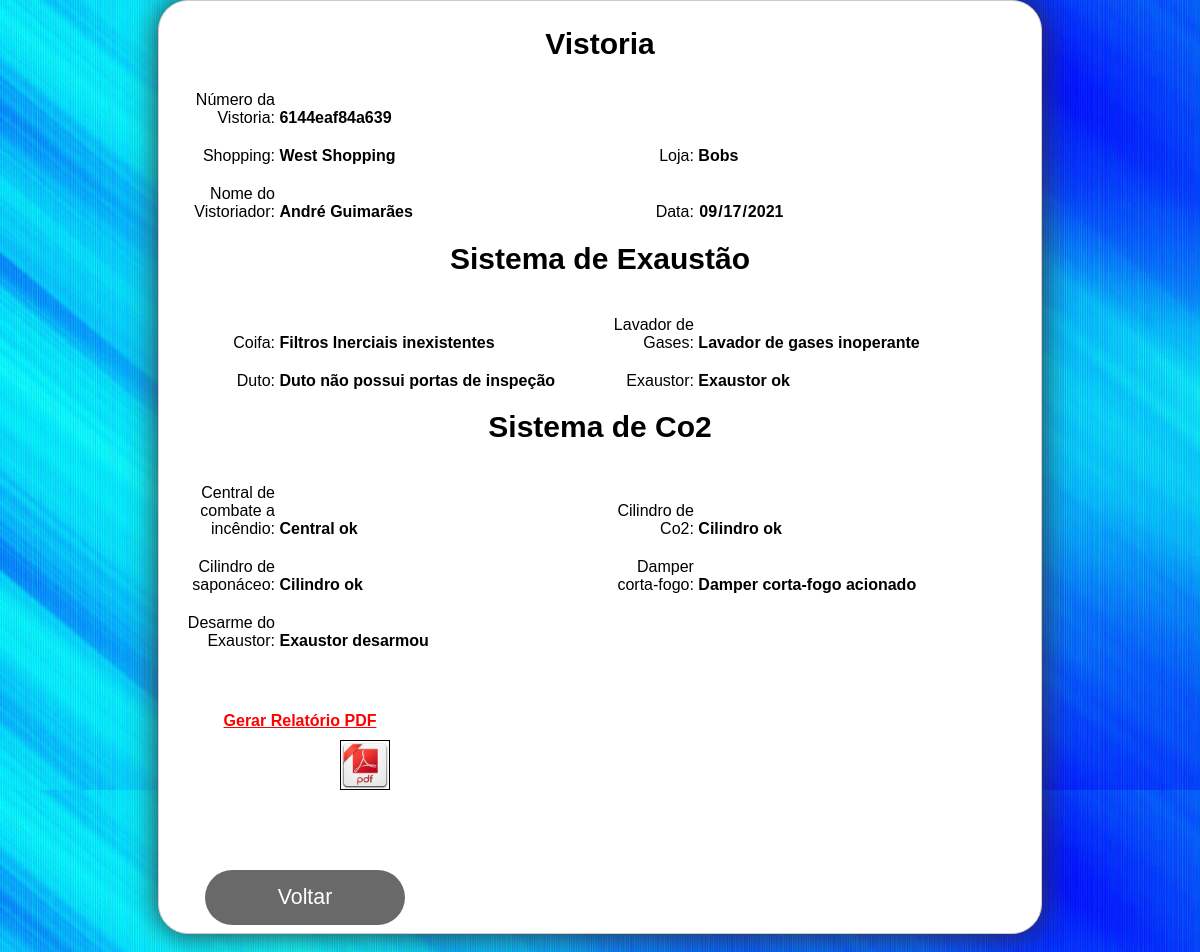
/vistoria/relatorioIndividual.php?idEquipamentos=115 (signed in), run on the app's committed database.
### tables this page shows
CREATE TABLE `equipamentos` (
  `idEquipamentos` int(11) NOT NULL AUTO_INCREMENT,
  `shoppingVistoria` varchar(50) DEFAULT NULL,
  `lojaVistoria` varchar(50) DEFAULT NULL,
  `nomeVistoriador` varchar(20) DEFAULT NULL,
  `dataVistoria` date DEFAULT NULL,
  `coifa` varchar(100) DEFAULT NULL,
  `lavador` varchar(100) DEFAULT NULL,
  `duto` varchar(100) DEFAULT NULL,
  `exaustor` varchar(100) DEFAULT NULL,
  `central` varchar(100) DEFAULT NULL,
  `co2` varchar(100) DEFAULT NULL,
  `saponaceo` varchar(100) DEFAULT NULL,
  `damper` varchar(100) DEFAULT NULL,
  `desarmeEx` varchar(100) DEFAULT NULL,
  `id_loja` int(11) DEFAULT NULL,
  `numero` varchar(13) NOT NULL,
  PRIMARY KEY (`idEquipamentos`),
  UNIQUE KEY `id_loja` (`id_loja`)
);

### vistoria/relatorioIndividual.php (the view, shortened to what this page needs)
<?php
	include_once "../conexao.php";
	$idEquipamentos = filter_var($_GET['idEquipamentos'], FILTER_SANITIZE_NUMBER_INT);
	$consulta = $conectar->query("SELECT * FROM equipamentos WHERE idEquipamentos = '$idEquipamentos'");
	$linha = $consulta->fetch(PDO::FETCH_ASSOC);
?>
<!DOCTYPE html>
<html lang="pt-BR">
<head>
	<link rel="stylesheet" href="../estilos.css">
</head>
<body>
<form class="cadastroVistoria" action="#" method="post">
    <h3 id="cadastroShop">Vistoria</h3>
       <div>
        <label for="numero">Número da Vistoria:</label>
             <input type="text" name="numero" value="<?php echo $linha['numero']?>" id="numero" readonly/>
    </div>
   <div class="esquerda">
        <label for="shoppingVistoria">Shopping:</label>
             <input type="text" name="shoppingVistoria" value="<?php echo $linha['shoppingVistoria']?>" id="shoppingVistoria" readonly/>
    </div>
    <div class="direita">
        <label for="lojaVistoria">Loja:</label>
             <input type="text" name="lojaVistoria" value="<?php echo $linha['lojaVistoria']?>" id="lojaVistoria" readonly/>
    </div>
    <div class="esquerda">
        <label for="nomeVistoriador">Nome do Vistoriador:</label>
             <input type="text" name="nomeVistoriador" value="<?php echo $linha['nomeVistoriador']?>" id="nomeVistoriador" readonly/>
    </div>
    <div class="esquerda">
        <label for="dataVistoria">Data:</label>
        <input type="date" name="dataVistoria" value="<?php echo $linha['dataVistoria']?>" id="dataVistoria" readonly/>
    </div>
      <h3 id="cadastroShop">Sistema de Exaustão</h3>
    <div class="direita">
        <label for="coifa">Coifa:</label>
         <input type="text" name="coifa" value="<?php echo $linha['coifa']?>" id="coifaRel" readonly/>
    </div>
    <div class="esquerda">
        <label for="lavador">Lavador de Gases:</label>
        <input type="text" name="lavador" value="<?php echo $linha['lavador']?>" id="lavadorRel" readonly/>
    </div>
    <div class="direita">
        <label for="duto">Duto:</label>
        <input type="text" name="duto" value="<?php echo $linha['duto']?>" id="dutoRel" readonly/>
    </div>
      <div class="esquerda">
       <label for="exaustor">Exaustor:</label>
       <input type="text" name="exaustor" value="<?php echo $linha['exaustor']?>" id="exaustorRel" readonly/>
    </div>
    <h3 id="cadastroShop">Sistema de Co2</h3>
     <div class="direita">
      <label for="central">Central de combate a incêndio:</label>
       <input type="text" name="central" value="<?php echo $linha['central']?>" id="centralRel" readonly/>
    </div>
      <div class="esquerda">
       <label for="co2">Cilindro de Co2:</label>
       <input type="text" name="co2" value="<?php echo $linha['co2']?>" id="co2Rel" readonly/>
    </div>
    <div class="direita">
          <label for="saponaceo">Cilindro de saponáceo:</label>
          <input type="text" name="saponaceo" value="<?php echo $linha['saponaceo']?>" id="saponaceoRel" readonly/>
    </div>
    <div class="esquerda">
       <label for="damper">Damper corta-fogo:</label>
        <input type="text" name="damper" value="<?php echo $linha['damper']?>" id="damperRel" readonly/>
    </div>
    <div class="direita">
          <label for="desarmeEx">Desarme do Exaustor:</label>
          <input type="text" name="desarmeEx" value="<?php echo $linha['desarmeEx']?>" id="desarmeExRel" readonly/>
    </div>
    <div>
                    <button class="threed" id="botaoVoltarPesquisaRel" ><a href="editar-excluirVistoria.php">Voltar</a> </button>
    </div>
    </form>
    <br>
    <div>
    <center>
        <form method="post" action="../relatorios/gera_pdf.php" target="_blank">
        <td align="center">
            <h4 id="h4PDF">Gerar Relatório PDF</h4>
            <input type="image" id="botaoPDF" src="../img/ico-pdf.png" style="width: 50px;" title="Gerar PDF">
        </td>
        </form>
    </center>
    </div>
</body>
</html>

### estilos.css (style rules this page uses)
* { margin: 0px; padding: 0px; }
h3 { text-align: center; margin-top: 50px; }
body { background-image: url("imagens/fundo2.jpg"); background-size: cover; font-family: arial; color: white; }
a { color: white; text-decoration: none; text-align: center; display: block; }
.cadastroVistoria { margin: 0 auto; width: 850px; height: 900px; background-color: white; color: black; padding: 1em; border: 1px solid #CCC; border-radius: 30px; overflow: hidden; font-family: sans-serif; box-shadow: 0 0 30px #333; }
h3#cadastroShop { margin-top: 10px; margin-bottom: 30px; font-size: 30px; }
.esquerda { display: inline-block; }
.direita { display: inline-block; }
input, select { font: 1em sans-serif; width: 300px; -moz-box-sizing: border-box; box-sizing: border-box; border: 1px solid #999; }
input { border-color: #000; }
div { margin: 10px; }
label { display: inline-block; width: 90px; text-align: right; }
button#botaoVoltarPesquisaRel { display: block; height: 55px; width: 200px; margin: 10px; border-radius: 30px; border: none; font-size: 16pt; padding: 10px 20px; background-color: #696969; color: white; outline: none; margin-left: 20px; margin-top: 200px; float: left; cursor: pointer; }
#botaoPDF { margin-top: 10px; float: left; margin-left: 330px; }
#h4PDF { color: red; margin-top: -250px; margin-left: -600px; text-decoration: underline; }
input#numero, input#shoppingVistoria, input#lojaVistoria, input#nomeVistoriador, input#dataVistoria, input#coifaRel, input#lavadorRel, input#dutoRel, input#exaustorRel, input#centralRel, input#co2Rel, input#saponaceoRel, input#damperRel, input#desarmeExRel { box-shadow: 0 0 0 0; border: 0 none; outline: 0; font-weight: bold; }

### data on the page
equipamentos: numero "6144eaf84a639", shoppingVistoria "West Shopping", lojaVistoria "Bobs", nomeVistoriador "André Guimarães", dataVistoria "09/17/2021", coifa "Filtros Inerciais inexistentes", lavador "Lavador de gases inoperante", duto "Duto não possui portas de inspeção", exaustor "Exaustor ok", central "Central ok", co2 "Cilindro ok", saponaceo "Cilindro ok", damper "Damper corta-fogo acionado", desarmeEx "Exaustor desarmou"
